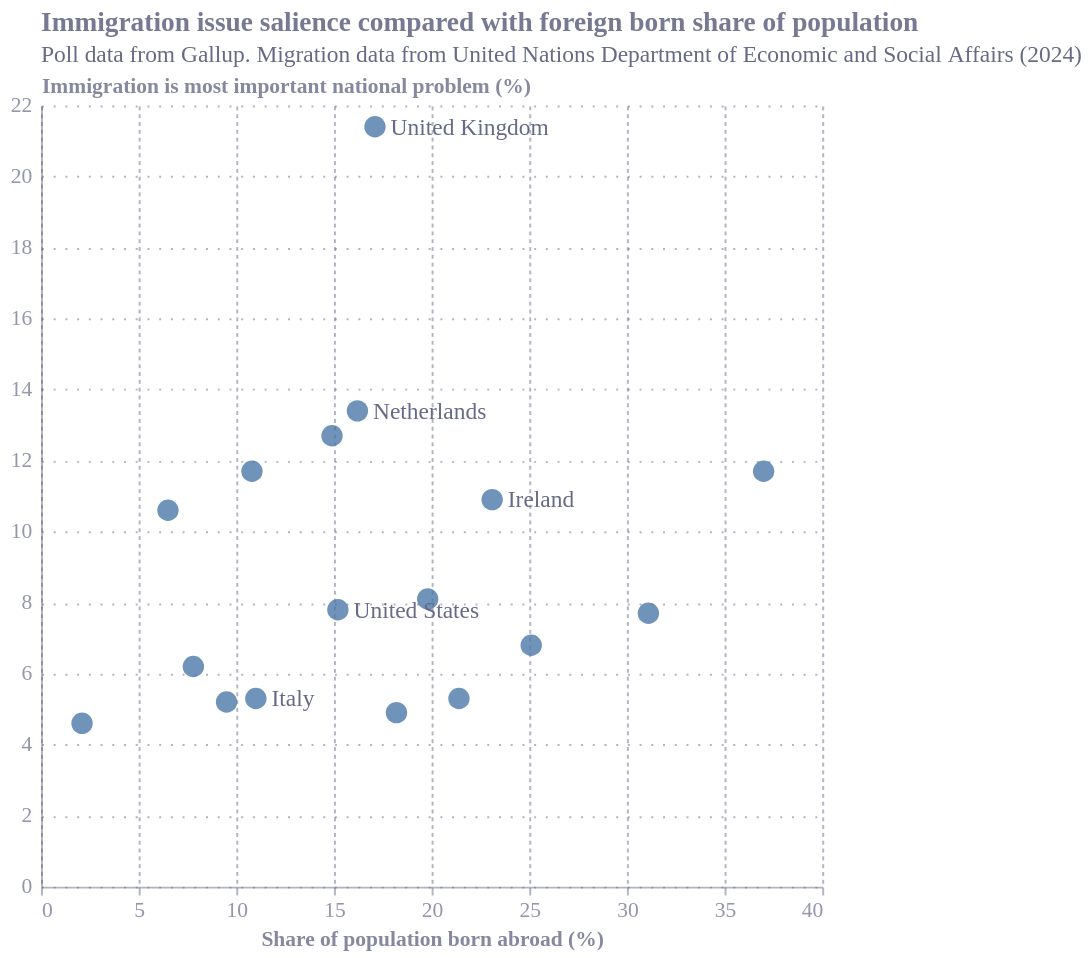

Write notebook code for a chart like this one.
### Code cell
scatter = (
    alt.Chart(uk_imm_issue)
    .mark_circle(size=120, opacity=0.8, color='#4c78a8')
    .encode(
        x=alt.X('Share of population born abroad (%)', title='Share of population born abroad (%)'),
        y=alt.Y('Immigration is most important national problem (%)', title='Immigration is most important national problem (%)'),
        tooltip=[(alt.Tooltip("COUNTRYNEW", title="Country")), 'Share of population born abroad (%)', 'Immigration is most important national problem (%)']
    ).properties(
        width=800,
        height=350,
        title=alt.TitleParams(
            text='Immigration issue salience compared with foreign born share of population',
            subtitle='Poll data from Gallu (2025). Migration data from UN DESA (2024) ',
            subtitleFontSize=12,
            anchor='start'
        )
    )
)

highlight_countries = ['United Kingdom', 'United States', 'Ireland', 'Netherlands', 'Italy']

labels = (
    alt.Chart(uk_imm_issue)
    .transform_filter(alt.FieldOneOfPredicate(field='COUNTRYNEW', oneOf=highlight_countries))
    .mark_text(align='left', fontSize=12, clip=False, dx=8)
    .encode(
        x='Share of population born abroad (%)',
        y='Immigration is most important national problem (%)',
        text='COUNTRYNEW'
    )
)

alt.layer(scatter, labels).properties(width=400, height=400)

### Figure 1 — Vega-Lite specification as saved in the notebook (floating-point values rounded to 4 significant figures)
{"config": {"font": "Circular Std", "text": {"color": "#676A86", "align": "left", "baseline": "middle", "dx": 7, "dy": 0, "fontSize": 11}, "view": {"stroke": null, "continuousWidth": 400, "continuousHeight": 300, "discreteWidth": 400, "discreteHeight": 300}, "range": {"category": ["#36B7B4", "#E6224B", "#F4C245", "#0063AF", "#00A767", "#179FDB", "#EB5C2E"], "diverging": ["#E6224B", "#E54753", "#C9C9C9", "#179FDB", "#122B39"], "heatmap": ["#C9C9C9", "#179FDB", "#0063AF", "#122B39"], "ordinal": ["#00A767", "#36B7B4", "#179FDB", "#0063AF", "#243B5A"]}, "bar": {"color": "#179fdb"}, "line": {"color": "#e6224b"}, "rule": {"color": "#676A86"}, "area": {"opacity": 0.3}, "point": {"filled": true, "size": 80, "color": "#e6224b", "opacity": 0.95}, "geoshape": {"stroke": "white", "strokeWidth": 0.3}, "rect": {"fill": "#d6d4d4", "opacity": 0.3}, "axis": {"labelColor": "#676A86", "labelFontSize": 11, "labelFont": "Circular Std", "labelOpacity": 0.7, "tickColor": "#676A86", "tickOpacity": 0.5, "domainColor": "#676A86", "domainOpacity": 0.5, "gridColor": "#676A86", "gridDash": [2, 2], "gridOpacity": 0.5, "title": null, "titleColor": "#676A86", "titleOpacity": 0.8, "tickSize": 4}, "axisXDiscrete": {"grid": false, "labelAngle": 0, "tickCount": 10, "tickOpacity": 0.5, "title": null}, "axisYDiscrete": {"ticks": false, "labelPadding": 5}, "axisXTemporal": {"grid": false, "ticks": true}, "axisXQuantitative": {"grid": true}, "axisYQuantitative": {"gridColor": "#676A86", "gridDash": [1, 5], "gridOpacity": 0.5, "ticks": false, "labelPadding": 5, "tickCount": 8, "titleAngle": 0, "titleAlign": "left", "titleBaseline": "bottom", "titleX": 0, "titleY": -5}, "title": {"color": "#676A86E6", "subtitleColor": "#676A86", "font": "Circular Std", "subtitleFont": "Circular Std", "anchor": "start", "fontSize": 14, "subtitleFontSize": 12, "subtitlePadding": 4, "offset": 0, "frame": "group"}, "legend": {"titleColor": "#122b39", "title": null, "labelColor": "#122b39", "labelFontSize": 11}}, "layer": [{"mark": {"type": "circle", "color": "#4c78a8", "opacity": 0.8, "size": 120}, "encoding": {"tooltip": [{"field": "COUNTRYNEW", "title": "Country", "type": "nominal"}, {"field": "Share of population born abroad (%)", "type": "quantitative"}, {"field": "Immigration is most important national problem (%)", "type": "quantitative"}], "x": {"field": "Share of population born abroad (%)", "title": "Share of population born abroad (%)", "type": "quantitative"}, "y": {"field": "Immigration is most important national problem (%)", "title": "Immigration is most important national problem (%)", "type": "quantitative"}}, "title": {"text": "Immigration issue salience compared with foreign born share of population", "anchor": "start", "subtitle": "Poll data from Gallup. Migration data from United Nations Department of Economic and Social Affairs (2024) ", "subtitleFontSize": 12}}, {"mark": {"type": "text", "align": "left", "clip": false, "dx": 8, "fontSize": 12}, "encoding": {"text": {"field": "COUNTRYNEW", "type": "nominal"}, "x": {"field": "Share of population born abroad (%)", "type": "quantitative"}, "y": {"field": "Immigration is most important national problem (%)", "type": "quantitative"}}, "transform": [{"filter": {"field": "COUNTRYNEW", "oneOf": ["United Kingdom", "United States", "Ireland", "Netherlands", "Italy"]}}]}], "data": {"name": "data-82454e0d645c772f0a10a6cf9b028fe4"}, "height": 400, "width": 400, "$schema": "https://vega.github.io/schema/vega-lite/v6.4.1.json", "datasets": {"data-82454e0d645c772f0a10a6cf9b028fe4": [{"COUNTRYNEW": "United Kingdom", "Immigration is most important national problem (%)": 21.4, "Share of population born abroad (%)": 17.1}, {"COUNTRYNEW": "Netherlands", "Immigration is most important national problem (%)": 13.4, "Share of population born abroad (%)": 16.2}, {"COUNTRYNEW": "Cyprus", "Immigration is most important national problem (%)": 12.7, "Share of population born abroad (%)": 14.9}, {"COUNTRYNEW": "Portugal", "Immigration is most important national problem (%)": 11.7, "Share of population born abroad (%)": 10.8}, {"COUNTRYNEW": "Malta", "Immigration is most important national problem (%)": 11.7, "Share of population born abroad (%)": 37.0}, {"COUNTRYNEW": "Ireland", "Immigration is most important national problem (%)": 10.9, "Share of population born abroad (%)": 23.1}, {"COUNTRYNEW": "Dominican Republic", "Immigration is most important national problem (%)": 10.6, "Share of population born abroad (%)": 6.5}, {"COUNTRYNEW": "Germany", "Immigration is most important national problem (%)": 8.1, "Share of population born abroad (%)": 19.8}, {"COUNTRYNEW": "United States", "Immigration is most important national problem (%)": 7.8, "Share of population born abroad (%)": 15.2}, {"COUNTRYNEW": "Switzerland", "Immigration is most important national problem (%)": 7.7, "Share of population born abroad (%)": 31.1}, {"COUNTRYNEW": "Iceland", "Immigration is most important national problem (%)": 6.8, "Share of population born abroad (%)": 25.1}, {"COUNTRYNEW": "Chile", "Immigration is most important national problem (%)": 6.2, "Share of population born abroad (%)": 7.8}, {"COUNTRYNEW": "Sweden", "Immigration is most important national problem (%)": 5.3, "Share of population born abroad (%)": 21.4}, {"COUNTRYNEW": "Italy", "Immigration is most important national problem (%)": 5.3, "Share of population born abroad (%)": 11.0}, {"COUNTRYNEW": "Czech Republic", "Immigration is most important national problem (%)": 5.2, "Share of population born abroad (%)": 9.5}, {"COUNTRYNEW": "Norway", "Immigration is most important national problem (%)": 4.9, "Share of population born abroad (%)": 18.2}, {"COUNTRYNEW": "Georgia", "Immigration is most important national problem (%)": 4.6, "Share of population born abroad (%)": 2.1}]}}
